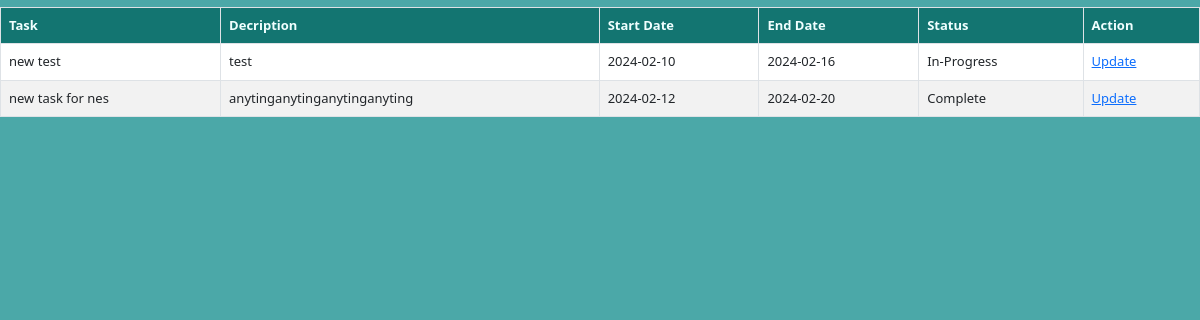
The page /task.php (signed in) on the database its author committed.
### tables this page shows
CREATE TABLE `tasks` (
  `tid` int(11) NOT NULL,
  `uid` varchar(250) NOT NULL,
  `description` varchar(350) NOT NULL,
  `start_date` date NOT NULL,
  `end_date` date NOT NULL,
  `status` varchar(200) NOT NULL DEFAULT 'Not Started',
  `username` varchar(250) NOT NULL,
  `task` varchar(100) NOT NULL,
  `creator` varchar(123) NOT NULL
);

### task.php (the view, shortened to what this page needs)
<?php
include('./database.php');
?>
<!DOCTYPE html>
<html lang="en">
<head>
        <link href="https://cdn.jsdelivr.net/npm/bootstrap@5.3.0-alpha1/dist/css/bootstrap.min.css" rel="stylesheet">
        <link rel="stylesheet" href="style.css">
    </head>
    <body>
        <div class="table-container">
        <table class="table table-bordered table-striped">
            <tr>
                <th  style="background-color: rgb(20, 123, 119);color: azure; "  >Task </th>
                <th style="background-color: rgb(20, 123, 119);color: azure; "  >Decription</th>
                <th  style="background-color: rgb(20, 123, 119);color: azure; "  >Start Date</th>
                <th  style="background-color: rgb(20, 123, 119);color: azure; " >End Date</th>
                <th  style="background-color: rgb(20, 123, 119);color: azure; "  >Status</th>
                <th  style="background-color: rgb(20, 123, 119);color: azure; "  >Action</th>
            </tr>
            <?php
        $query="select * from tasks where uid='{$_SESSION['username']}'";
        $query_run=mysqli_query($conn,$query);
        while($row=mysqli_fetch_assoc($query_run))
        {
            ?>
            <tr>
            <td><?php echo $row['task']; ?></td>
            <td><?php echo $row['description']; ?></td>
            <td><?php echo $row['start_date']; ?></td>
            <td><?php echo $row['end_date']; ?></td>
            <td><?php echo $row['status']; ?></td>
            <td><a href="update_status.php?id=<?php echo $row['tid'];?>">Update</a></td>
            </tr>
            <?php
        }
        ?>
        </table>
        </div>
    </body>
</html>

### style.css (style rules this page uses)
body { background-color: #4ba8a8; background-image: url('logos/Back.jpg'); background-size: cover; background-position: center; }

### task.php (style rules this page uses)
table { font-size: 13px; background-color: rgb(131,235,232); }
th, td { padding: 8px; }
.table-container { max-height: 500px; overflow-y: auto; scrollbar-width: thin; }
body { overflow: hidden; }

### rows shown on the page
tasks: task "new test", description "test", start_date "2024-02-10", end_date "2024-02-16", status "In-Progress"
tasks: task "new task for nes", description "anytinganytinganytinganyting", start_date "2024-02-12", end_date "2024-02-20", status "Complete"
